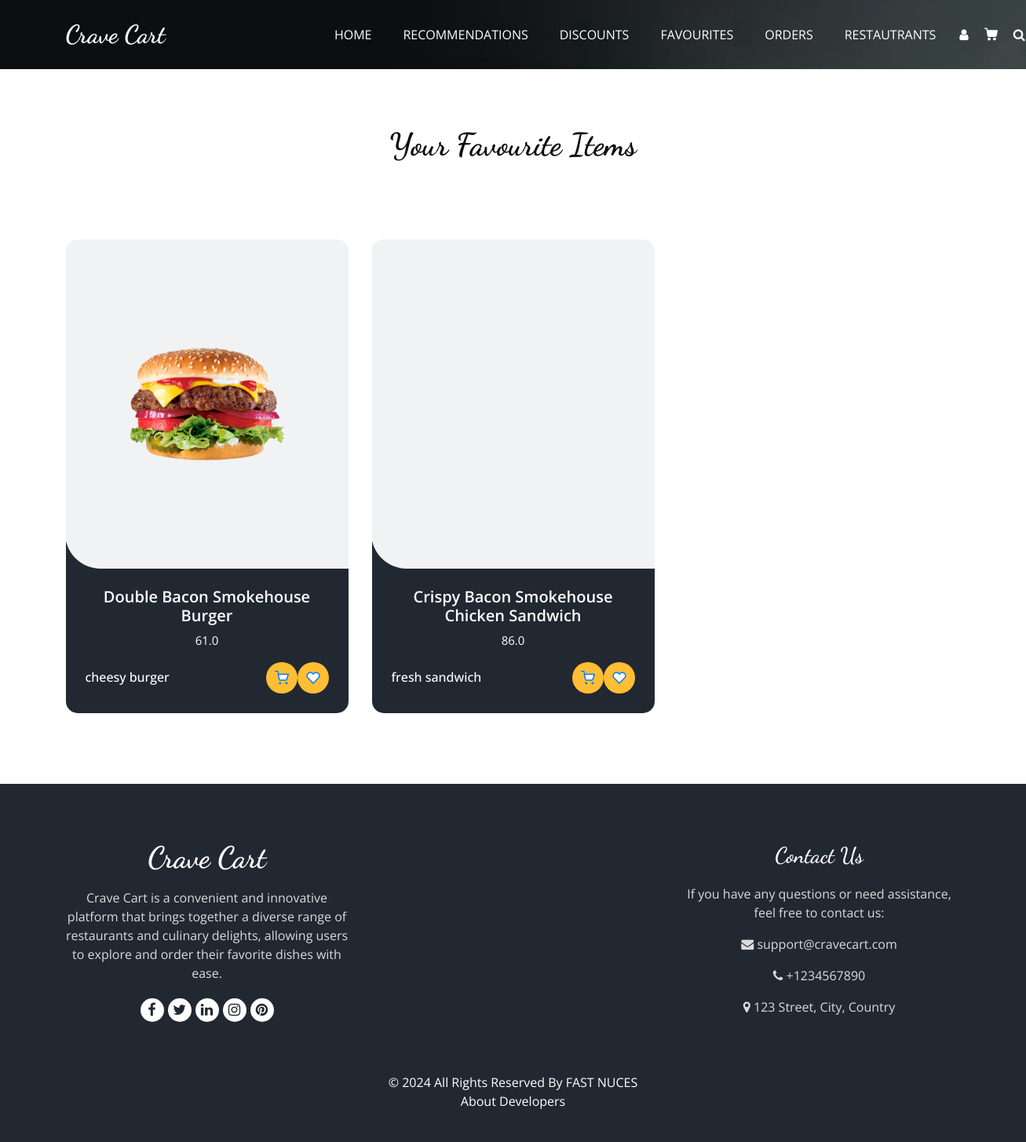
/favourites (signed in), run on an earlier commit of the app's database.
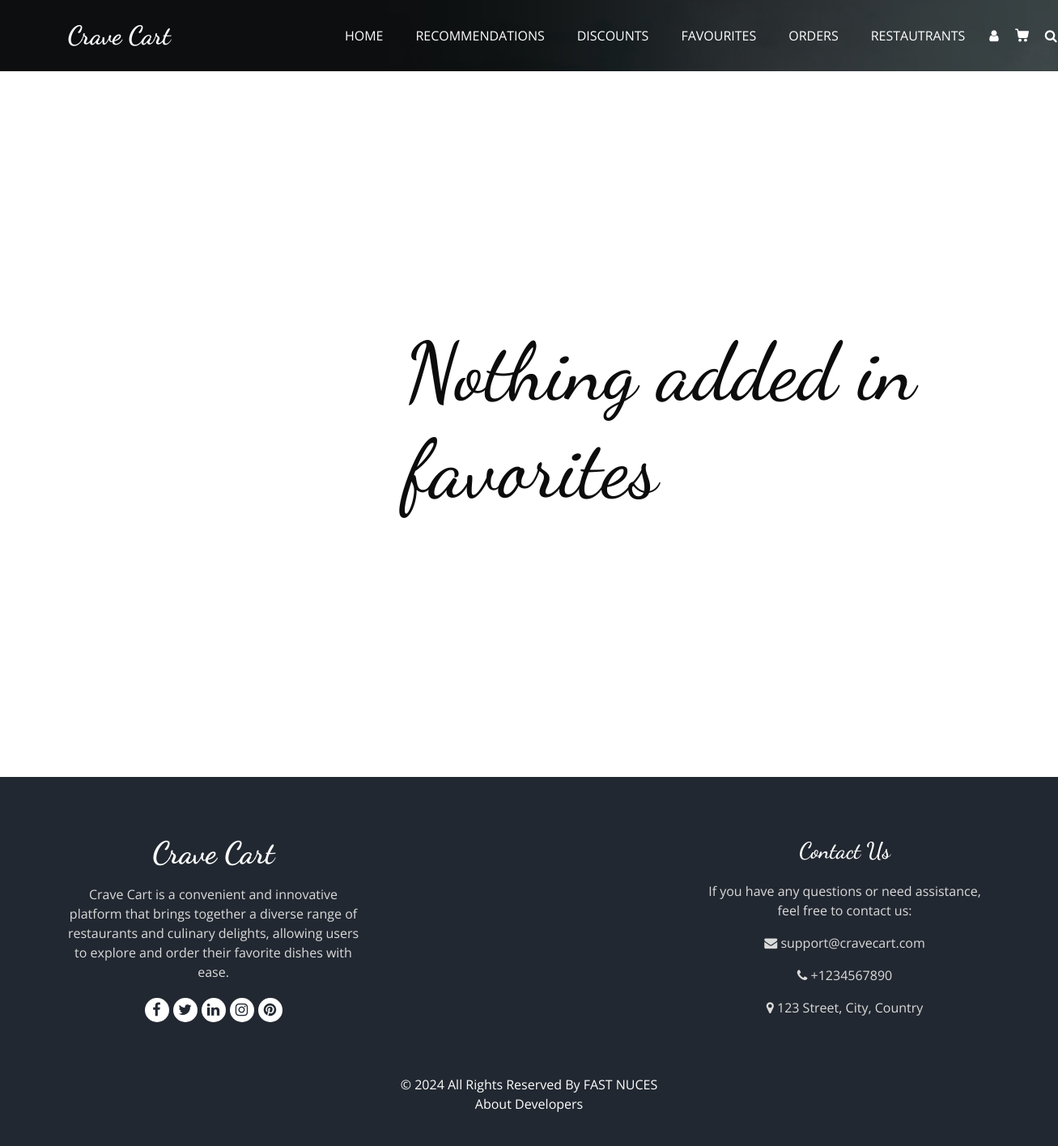
And on a later commit of the database.
### tables this page shows
CREATE TABLE Menus (
                        MenuID INTEGER PRIMARY KEY AUTOINCREMENT,
                        RestaurantID INTEGER,
                        ItemName TEXT,
                        Description TEXT,
                        Price REAL,
                        Category TEXT,
                        ImagePNG TEXT,
                        ImageJPG TEXT,
                        Rating INTEGER DEFAULT 0,
                        FOREIGN KEY (RestaurantID) REFERENCES Restaurants(RestaurantID) ON DELETE CASCADE
                    );

### userEndpoints.py (the view)
@User.route('/favourites')
def Favourites():
    if 'username' not in session:
        return redirect('/login')
    if not DataBase.is_customer(session['username'],session['email'],session['password']):
        return render_template('404.html'), 404
    data =DataBase.get_favourite_data(session['username'])
    return render_template('user/favourites.html',menu=data,result=len(data))

### DataBase.py (called while the page is built)
def is_customer(id,email,password):
    try:
        cursor.execute('''SELECT * FROM Customers where CustomerID=? AND email = ? AND password=?;''',[id,email,password])
        ans = cursor.fetchone()
        if ans:
            return True
        else:
            return False
    except Exception as e:
        print(e)
        return False

### templates/user/favourites.html (shortened to what the changed rows need)
<!DOCTYPE html>
<html>
  <head>
    <link
      rel="stylesheet"
      type="text/css"
      href="{{url_for('static',filename='css/bootstrap.css')}}"
    />
    <link
      rel="stylesheet"
      type="text/css"
      href="https://cdnjs.cloudflare.com/ajax/libs/OwlCarousel2/2.3.4/assets/owl.carousel.min.css"
    />
    <link
      rel="stylesheet"
      href="https://cdnjs.cloudflare.com/ajax/libs/jquery-nice-select/1.1.0/css/nice-select.min.css"
    />
    <link
      href="{{url_for('static',filename='css/font-awesome.min.css')}}"
      rel="stylesheet"
    />
    <link
      href="{{url_for('static',filename='css/style.css')}}"
      rel="stylesheet"
    />
    <link
      href="{{url_for('static',filename='css/responsive.css')}}"
      rel="stylesheet"
    />
  </head>
  <body class="sub_page">
    <div class="hero_area">
      <div class="bg-box">
      </div>
      <header class="header_section">
      </header>
    </div>
    {%if result!=0%}
    <br><br><br>
    <section class="food_section layout_padding-bottom">
      <div class="container">
        <div class="heading_container heading_center">
          <h2>Your Favourite Items</h2>
        </div>
        <br><br><br>
        <div class="filters-content">
          <div class="row grid">
            {% for item in menu%}
            <div class="col-sm-6 col-lg-4 all {{item[4]}}">
              <div class="box">
                <div>
                  <div class="img-box" id="menu-item-box">
                    <img
                      src="{{url_for('static',filename='images/'+item[3])}}"
                      alt=""
                    />
                  </div>
                  <div class="detail-box">
                    <h5>{{item[0]}}</h5>
                    <p>{{item[1]}}</p>
                    <div class="options">
                      <h6>{{item[2]}}</h6>
                      <div class="button-container" id="menu-buttons">
                        <a
                          href="#"
                          class="add-to-cart-btn-favourites"
                          data-item-name="{{ item[0] }}"
                          data-description="{{ item[2] }}"
                          data-price="{{ item[1] }}"
                        >
                        </a>
                        <a
                          href="#"
                          class="favorite-btn-favourite"
                          data-item-name="{{ item[0] }}"
                          data-description="{{ item[2] }}"
                          data-price="{{ item[1] }}"
                        >
                        </a>
                      </div>
                    </div>
                  </div>
                </div>
              </div>
            </div>
            {%endfor%}
          </div>
        </div>
      </div>
    </section>
    {%else%}
    <br /><br /><br /><br /><br /><br /><br /><br /><br /><br /><br /><br /><br />
    <h1 style="margin-left: 500px; font-size: 100px">
      Nothing added in favorites
    </h1>
    <br /><br /><br /><br /><br /><br /><br /><br /><br /><br /><br /><br /><br />
    {%endif%}
    <footer class="footer_section">
      <div class="container">
      </div>
    </footer>
  </body>
</html>

What changed in the data, as far as the page shows it:
removed Menus: ImagePNG (picture), ItemName "Double Bacon Smokehouse Burger", Price "61.0", Description "cheesy burger"
removed Menus: ItemName "Crispy Bacon Smokehouse Chicken Sandwich", Price "86.0", Description "fresh sandwich"
Also different on the page:
text no longer shown: "Your Favourite Items"
text now shown: "Nothing added in favorites"
